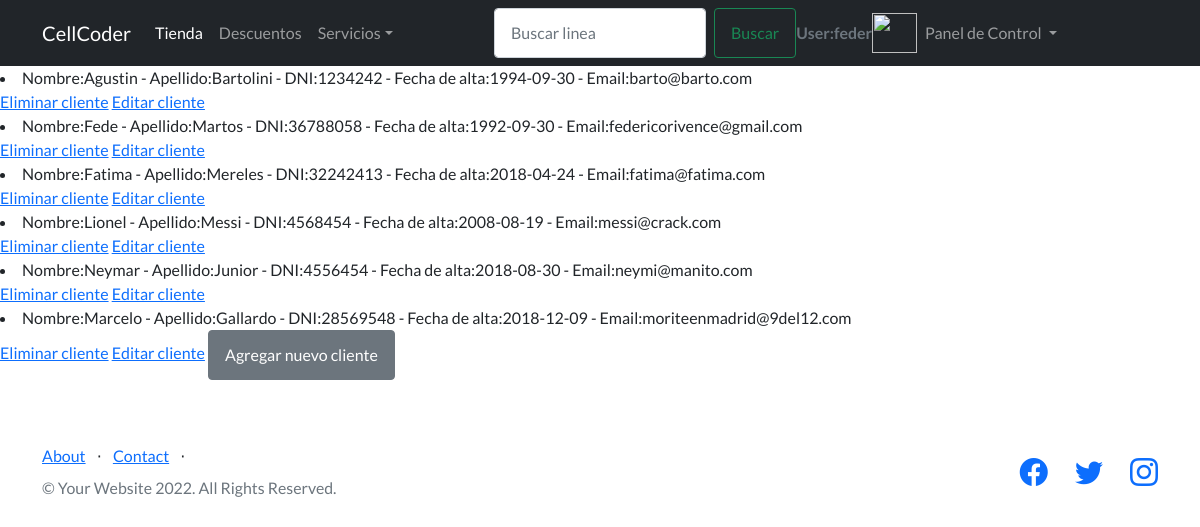
/AppFinal/leerClientes (signed in), run on an earlier commit of the app's database.
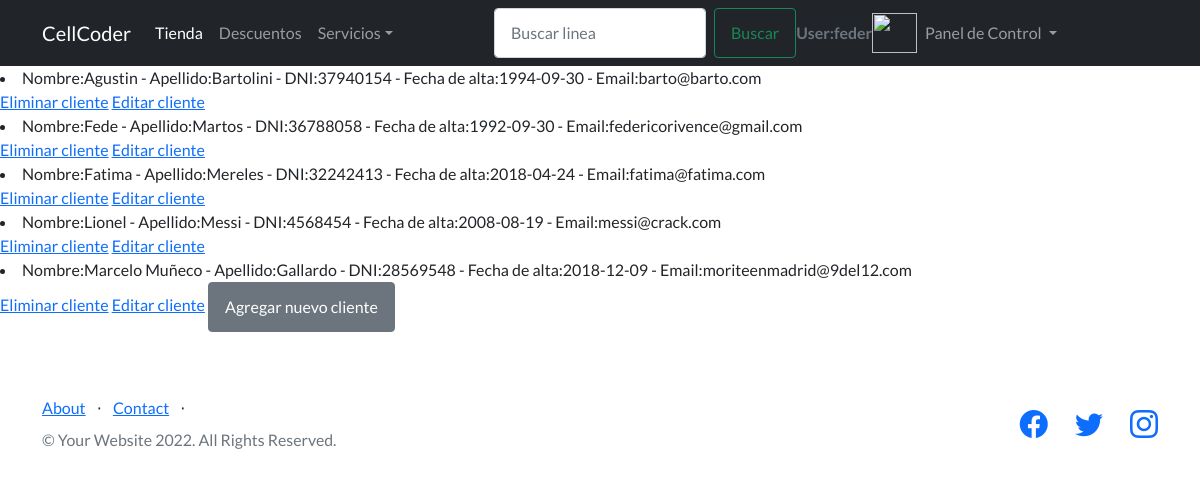
And on a later commit of the database.
### AppFinal/models.py (models this page shows)
class Cliente(models.Model):
    name=models.CharField(max_length=40)
    lastname=models.CharField(max_length=50)
    dni=models.IntegerField()
    fechaAlta=models.DateField()
    email=models.EmailField()
    def __str__(self):
        return f"Nombre:{self.name} - Apellido:{self.lastname} - DNI:{self.dni} - Fecha de alta:{self.fechaAlta} - Email:{self.email}"

### AppFinal/views.py (the view)
# urls.py: path('leerClientes', views.leerClientes, name="LeerClientes"),
@login_required
def leerClientes (request):
        clientes=Cliente.objects.all()
        contexto ={"clientes":clientes}
        return render(request, "AppFinal/leerClientes.html", contexto)

### AppFinal/templates/AppFinal/leerClientes.html
{% extends "AppFinal/padre.html" %}
        {% load static %}
{% block contenidoQueCambia %}
{% for c in clientes %}
    <li>{{c}}</li>
    <a href="{% url 'EliminarCliente' c.name %}" >Eliminar cliente</a>
    <a href="{% url 'editarCliente' c.name %}" >Editar cliente</a>
{% endfor %}
<a href={% url "nuevocliente" %} class="btn btn-secondary" tabindex="-1" role="button" aria-disabled="true">Agregar nuevo cliente</a>
{% endblock %}

What changed in the data, as far as the page shows it:
removed Cliente: name+lastname+dni "Nombre:Neymar - Apellido:Junior - DNI:4556454 - Fecha de alta:2018-08-30 - Email:neymi@manito.com"
changed Cliente: name+lastname+dni "Nombre:Agustin - Apellido:Bartolini - DNI:1234242 - Fecha de alta:1994-09-30 - Email:barto@barto.com" → "Nombre:Agustin - Apellido:Bartolini - DNI:37940154 - Fecha de alta:1994-09-30 - Email:barto@barto.com"
changed Cliente: name+lastname+dni "Nombre:Marcelo - Apellido:Gallardo - DNI:28569548 - Fecha de alta:2018-12-09 - Email:moriteenmadrid@9del12.com" → "Nombre:Marcelo Muñeco - Apellido:Gallardo - DNI:28569548 - Fecha de alta:2018-12-09 - Email:moriteenmadrid@9del12.com"
